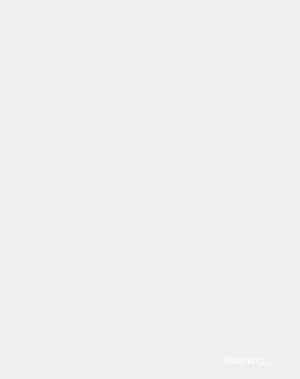
<?xml version="1.0" encoding="UTF-8"?>
<ui version="4.0">
 <class>MainWindow</class>
 <widget class="QMainWindow" name="MainWindow">
  <property name="geometry">
   <rect>
    <x>0</x>
    <y>0</y>
    <width>300</width>
    <height>379</height>
   </rect>
  </property>
  <property name="windowTitle">
   <string>Jarvis</string>
  </property>
  <property name="windowIcon">
   <iconset>
    <normaloff>chip.ico</normaloff>chip.ico</iconset>
  </property>
  <widget class="QWidget" name="centralwidget">
   <widget class="QLabel" name="label">
    <property name="geometry">
     <rect>
      <x>0</x>
      <y>80</y>
      <width>301</width>
      <height>301</height>
     </rect>
    </property>
    <property name="text">
     <string/>
    </property>
    <property name="pixmap">
     <pixmap>ezgif.com-gif-maker.gif</pixmap>
    </property>
   </widget>
   <widget class="QLabel" name="label_2">
    <property name="geometry">
     <rect>
      <x>0</x>
      <y>0</y>
      <width>301</width>
      <height>81</height>
     </rect>
    </property>
    <property name="text">
     <string/>
    </property>
    <property name="pixmap">
     <pixmap>Jarvis_Loading_Screen.gif</pixmap>
    </property>
    <property name="scaledContents">
     <bool>true</bool>
    </property>
   </widget>
   <widget class="QTextBrowser" name="textBrowser">
    <property name="geometry">
     <rect>
      <x>220</x>
      <y>350</y>
      <width>71</width>
      <height>21</height>
     </rect>
    </property>
    <property name="styleSheet">
     <string notr="true">background:transparent;
border-radius:1px solid black;</string>
    </property>
    <property name="html">
     <string>&lt;!DOCTYPE HTML PUBLIC &quot;-//W3C//DTD HTML 4.0//EN&quot; &quot;http://www.w3.org/TR/REC-html40/strict.dtd&quot;&gt;
&lt;html&gt;&lt;head&gt;&lt;meta name=&quot;qrichtext&quot; content=&quot;1&quot; /&gt;&lt;style type=&quot;text/css&quot;&gt;
p, li { white-space: pre-wrap; }
&lt;/style&gt;&lt;/head&gt;&lt;body style=&quot; font-family:'MS Shell Dlg 2'; font-size:8.25pt; font-weight:400; font-style:normal;&quot;&gt;
&lt;p style=&quot; margin-top:0px; margin-bottom:0px; margin-left:0px; margin-right:0px; -qt-block-indent:0; text-indent:0px;&quot;&gt;&lt;span style=&quot; color:#ffffff;&quot;&gt;listening....&lt;/span&gt;&lt;/p&gt;&lt;/body&gt;&lt;/html&gt;</string>
    </property>
   </widget>
  </widget>
 </widget>
 <resources/>
 <connections/>
</ui>
